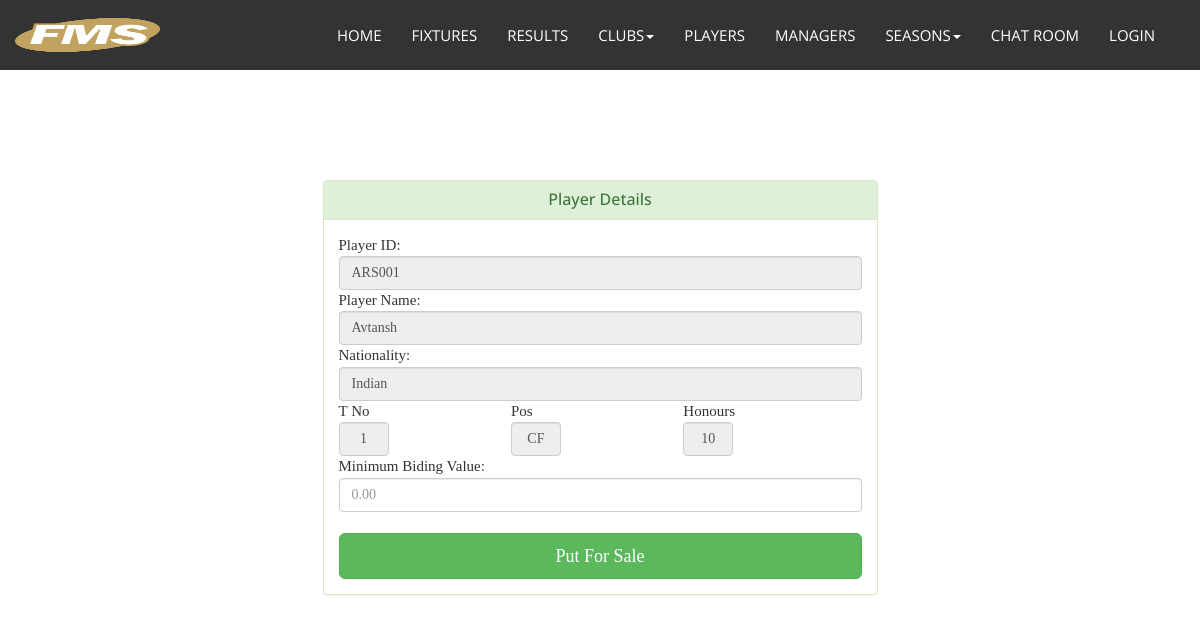
/playersale.php?player=ARS001, run on the app's committed database.
### tables this page shows
CREATE TABLE `players` (
  `PID` varchar(10) NOT NULL,
  `NAME` varchar(50) NOT NULL,
  `DOB` date NOT NULL,
  `HEIGHT` int(11) NOT NULL,
  `NATIONALITY` varchar(50) NOT NULL,
  `POS` varchar(10) NOT NULL,
  `TNO` int(2) NOT NULL,
  `CLUBID` varchar(50) NOT NULL,
  `PLAYED` int(4) NOT NULL,
  `GOALS` int(4) NOT NULL,
  `HONOURS` int(3) NOT NULL,
  `SALE` int(11) NOT NULL,
  `BID_AMOUNT` int(11) NOT NULL
);

### playersale.php (the view, shortened to what this page needs)
<!doctype html>
<html style="min-width:405px;">
<head>
    <link href="assets/css/font-awesome.css" rel="stylesheet">
    <link href="assets/css/bootstrap.css" rel="stylesheet">
    <link rel="stylesheet" type="text/css" href="assets/css/slick.css">
    <link rel="stylesheet" type="text/css" href="assets/css/bootstrap-datepicker.css">
    <link id="switcher" href="assets/css/theme-color/default-theme.css" rel="stylesheet">
    <link href="style.css" rel="stylesheet">
    <link href="mystyle.css" rel="stylesheet">
  </head>
<body>
<?php include 'header.php'; ?>
  <?php
	$player=$_GET['player'];
	$query="SELECT * FROM players where PID='".$player."'";
	if($Squery=mysqli_query($mysqli,$query)){
		$row=mysqli_fetch_assoc($Squery);
  ?>
<div class="container" style="margin-top:15%;">
    <div class="row">
        <div class="col-md-6 col-md-offset-3">
            <div class="login-panel panel panel-success">
                <div class="panel-heading">
                    <center><h3 class="panel-title">Player Details</h3></center>
                </div>
                <div class="panel-body">
                    <form role="form" method="post" action="">
                        <fieldset>
                            Player ID:
							<input class="form-control" placeholder="PLAYER ID" id="pid" name="pid" type="text" value="<?php echo $row['PID']?>" required readonly>
							Player Name:
							<input class="form-control" placeholder="NAME" id="name" name="name" type="text" value="<?php echo $row['NAME']?>" required readonly>
                            Nationality:
							<input class="form-control" placeholder="NATIONALITY" id="nationality" name="nationality" type="text" value="<?php echo $row['NATIONALITY']?>" required readonly>
                            <center>
							<table class="form-table" style="width:100%;">
								<tr>
									<td>T No</td>
									<td>Pos</td>
									<td>Honours</td>
								</tr>
								<tr>
									<td><input class="form-control" style="width:50px;" id="tno" name="tno" type="text" value="<?php echo $row['TNO']?>" required readonly></td>
									<td><input class="form-control" style="width:50px;" id="pos" name="pos" type="text" value="<?php echo $row['POS']?>" required readonly></td>
									<td><input class="form-control" style="width:50px;" id="honours" name="honours" type="text" value="<?php echo $row['HONOURS']?>" required readonly></td>
								</tr>
							</table>
							</center>
							Minimum Biding Value:
							<input class="form-control" placeholder="0.00" id="minbid" name="minbid" type="text" required>
                            <br><input class="btn btn-lg btn-success btn-block" type="submit" value="Put For Sale" id="sale" name="sale" >
                        </fieldset>
                    </form>
					<?php
					}
					?>
                </div>
            </div>
        </div>
    </div>
</div>
</body>
</html>

### style.css (style rules this page uses)
body { background-color: #ffffff; font-family: "Prata", serif; color: #333333; font-size: 15px; overflow-x: hidden; }
h1, h2, h3, h4, h5, h6 { font-family: "Open Sans", sans-serif; }

### mystyle.css (style rules this page uses)
.form-table td input { text-align:center; }

### data on the page
players: pid "ARS001", name "Avtansh", nationality "Indian", tno "1", pos "CF", honours "10"
